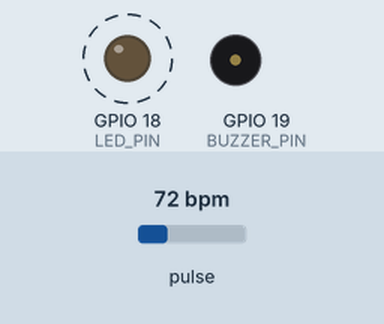
Recording of a sketch running on a simulated ESP32. Parts: output pins drawn as LEDs (lit = HIGH), buzzer (waves = sounding, pin HIGH). Dashed ring = blinking. The test bench sets the inputs (shaded band); at power-on: pulse 72 bpm. WiFi joins after 1.5 s; servers stay silent unless stated; uploads are accepted with an empty reply; what the sketch prints to the serial monitor is not drawn.

Above: at 2.7 s.
2.8 s: pulse set to 87 bpm
5.8 s: pulse set to 91 bpm
At 6.57 s:
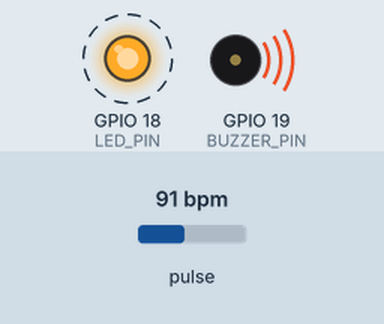
8.8 s: pulse set to 70 bpm
At 9.9 s:
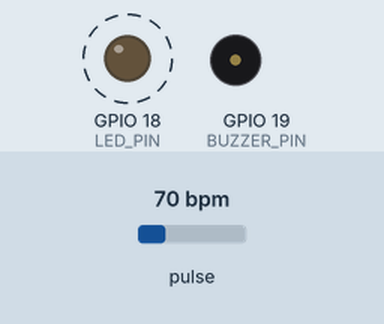
11.8 s: pulse set to 100 bpm
At 15.3 s:
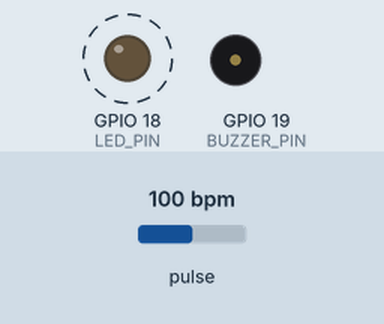
Timing chart, 0 to 15.8 s (numbered marks = the images above; inputs shaded):
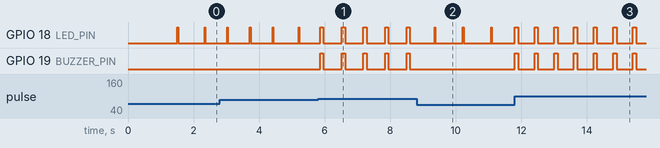

Measured:
- the behaviour switches between 89 and 90 bpm on pulse (found by bisection; images 0 and 1)
- after the input at 5.8 s, GPIO 19 (BUZZER_PIN): alternates HIGH for 0.10 s and LOW for 0.56 s, starting after 0.06 s
- after the input at 8.8 s, GPIO 18 (LED_PIN): alternates HIGH for 0.02 s and LOW for 0.84 s, starting after 0.56 s; GPIO 19 (BUZZER_PIN): stops changing and stays LOW
- after the input at 11.8 s, GPIO 18 (LED_PIN), GPIO 19 (BUZZER_PIN): alternates HIGH for 0.10 s and LOW for 0.50 s, starting at once
- by itself, GPIO 18 (LED_PIN): alternates HIGH for 0.10 s and LOW for 0.56 s

The sketch:

Project.ino
```cpp
#include <WiFi.h>
#include <HTTPClient.h>
#include <PulseSensorPlayground.h>

// --- Konfigurasi WiFi ---
char ssid[] = "BERUANG REBUS";
char pass[] = "nothinglefttosay1";
// Pastikan IP ini sesuai dengan IP Laptop saat demo nanti
const char* serverName = "http://192.168.43.231/Project/kirim_data.php";

// --- Pin Mapping ---
const int PulseWire = 36; // Pin Sensor
const int LED_PIN = 18;   // LED
const int BUZZER_PIN = 19; // Buzzer
int Threshold = 550;      // Sensitivitas

PulseSensorPlayground pulseSensor;

// Variabel Timer (Pengganti BlynkTimer)
unsigned long previousMillis = 0;
const long interval = 5000; // Kirim data setiap 5000ms (5 detik)

// Variabel Data
int myBPM = 0;
String myRPE = "-";
String statusKegiatan = "-";

// Deklarasi Fungsi
void sendData();
void tentukanStatus(int bpm);
void bunyi(int kali, int durasi);

void setup() {
  Serial.begin(115200);
  Serial.println("\nSistem Dimulai - Mode Mandiri (Tanpa Blynk)");

  pinMode(LED_PIN, OUTPUT);
  pinMode(BUZZER_PIN, OUTPUT);

  // 1. Koneksi WiFi
  WiFi.begin(ssid, pass);
  Serial.print("Menghubungkan ke WiFi");
  while (WiFi.status() != WL_CONNECTED) {
    delay(500);
    Serial.print(".");
  }
  Serial.println("\nWiFi Terhubung!");
  Serial.print("IP Address ESP32: ");
  Serial.println(WiFi.localIP());

  // 2. Setup Pulse Sensor
  pulseSensor.analogInput(PulseWire);
  pulseSensor.setThreshold(Threshold);

  if (pulseSensor.begin()) {
    Serial.println("Pulse Sensor Siap!");
  }
}

void loop() {
  // Tidak ada Blynk.run() lagi!

  // 1. BACA SENSOR (Real-time)
  int currentBPM = pulseSensor.getBeatsPerMinute();

  if (pulseSensor.sawStartOfBeat()) {
    myBPM = currentBPM;
    tentukanStatus(myBPM);

    // Tampilkan di Serial Monitor
    Serial.print("♥ Detak! BPM: ");
    Serial.print(myBPM);
    Serial.print(" | RPE: ");
    Serial.print(myRPE);
    Serial.print(" | Status: ");
    Serial.println(statusKegiatan);

    // Logika Buzzer & LED
    if (myBPM >= 90 && myBPM < 110) {
      bunyi(1, 100);
    }
    else if (myBPM >= 110 && myBPM <= 135) {
      bunyi(2, 80);
    }
    else if (myBPM > 135) {
      bunyi(1, 200);
    }
    else {
      digitalWrite(LED_PIN, HIGH);
      delay(20);
      digitalWrite(LED_PIN, LOW);
    }
  }

  // 2. KIRIM DATA (Setiap 5 Detik)
  // Menggunakan millis() agar tidak blocking (sensor tetap jalan)
  unsigned long currentMillis = millis();
  if (currentMillis - previousMillis >= interval) {
    previousMillis = currentMillis;
    sendData(); // Panggil fungsi kirim
  }
}

void tentukanStatus(int bpm) {
  if (bpm < 40) {
    myRPE = "-";
    statusKegiatan = "Standby/No Signal";
  }
  else if (bpm < 90) {
    myRPE = "1-3";
    statusKegiatan = "Ringan";
  }
  else if (bpm >= 90 && bpm < 110) {
    myRPE = "4-5";
    statusKegiatan = "Sedang";
  }
  else if (bpm >= 110 && bpm <= 135) {
    myRPE = "6-7";
    statusKegiatan = "Berat";
  }
  else {
    myRPE = "8-9";
    statusKegiatan = "Maksimal";
  }
}

void bunyi(int kali, int durasi) {
  for (int i = 0; i < kali; i++) {
    digitalWrite(LED_PIN, HIGH);
    digitalWrite(BUZZER_PIN, HIGH);
    delay(durasi);
    digitalWrite(LED_PIN, LOW);
    digitalWrite(BUZZER_PIN, LOW);
    if (kali > 1) delay(durasi);
  }
}

void sendData() {
  if (WiFi.status() == WL_CONNECTED && myBPM > 40) {
      HTTPClient http;
      http.begin(serverName);
      http.addHeader("Content-Type", "application/x-www-form-urlencoded");

      String statusKirim = statusKegiatan;
      statusKirim.replace(" ", "+");

      // Sesuai dengan database 'tb_jantung' kolom 'keterangan'
      String httpRequestData = "bpm=" + String(myBPM) +
                               "&rpe=" + myRPE +
                               "&keterangan=" + statusKirim;

      int httpResponseCode = http.POST(httpRequestData);

      if (httpResponseCode > 0) {
         Serial.print(">> Upload Sukses! Response: ");
         Serial.println(httpResponseCode);
      } else {
         Serial.print(">> Gagal Upload. Error: ");
         Serial.println(httpResponseCode);
      }
      http.end();
  } else {
      Serial.println(">> WiFi Terputus atau BPM 0, Data tidak dikirim.");
  }
}
```
